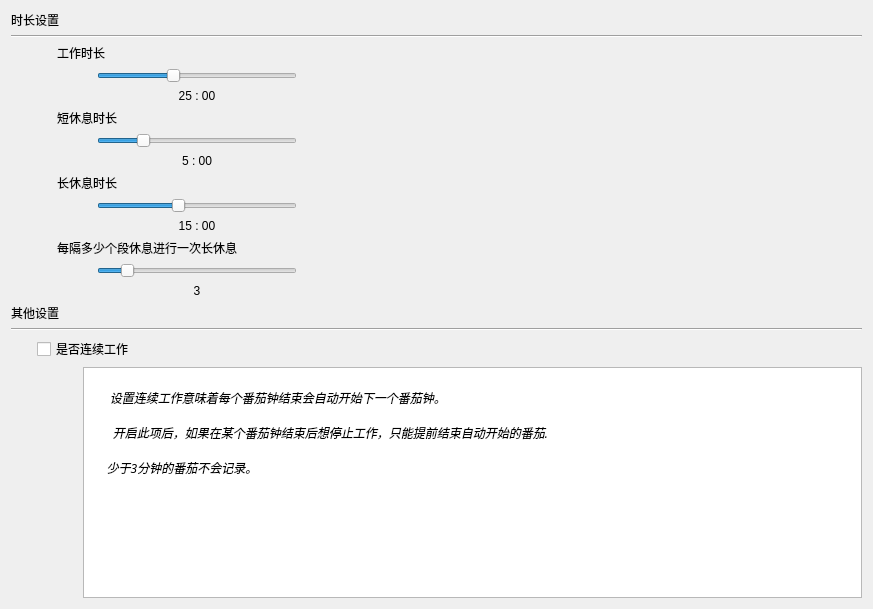
<?xml version="1.0" encoding="UTF-8"?>
<ui version="4.0">
 <class>SettingWidgetPrivate</class>
 <widget class="QWidget" name="SettingWidgetPrivate">
  <property name="geometry">
   <rect>
    <x>0</x>
    <y>0</y>
    <width>873</width>
    <height>609</height>
   </rect>
  </property>
  <property name="font">
   <font>
    <family>Microsoft YaHei UI</family>
    <italic>false</italic>
   </font>
  </property>
  <property name="windowTitle">
   <string>Translate</string>
  </property>
  <layout class="QVBoxLayout" name="verticalLayout">
   <item>
    <layout class="QVBoxLayout" name="main_layout_p_">
     <item>
      <layout class="QGridLayout" name="gridlayout_top_p_">
       <item row="0" column="0" colspan="2">
        <widget class="QLabel" name="time_remind_label_p_">
         <property name="font">
          <font>
           <family>Microsoft YaHei UI</family>
           <italic>false</italic>
          </font>
         </property>
         <property name="text">
          <string>时长设置</string>
         </property>
        </widget>
       </item>
       <item row="1" column="0" colspan="2">
        <widget class="Line" name="line">
         <property name="orientation">
          <enum>Qt::Orientation::Horizontal</enum>
         </property>
        </widget>
       </item>
       <item row="2" column="0">
        <spacer name="spacer_left_p_">
         <property name="orientation">
          <enum>Qt::Orientation::Horizontal</enum>
         </property>
         <property name="sizeType">
          <enum>QSizePolicy::Policy::Minimum</enum>
         </property>
         <property name="sizeHint" stdset="0">
          <size>
           <width>40</width>
           <height>20</height>
          </size>
         </property>
        </spacer>
       </item>
       <item row="2" column="1">
        <layout class="QVBoxLayout" name="time_setting_layout_p_">
         <item>
          <widget class="QLabel" name="work_remind_label_p">
           <property name="font">
            <font>
             <family>Microsoft YaHei UI</family>
             <italic>false</italic>
            </font>
           </property>
           <property name="text">
            <string>工作时长</string>
           </property>
          </widget>
         </item>
         <item>
          <layout class="QHBoxLayout" name="horizontalLayout_1">
           <item>
            <spacer name="spacer_1_1_p_">
             <property name="orientation">
              <enum>Qt::Orientation::Horizontal</enum>
             </property>
             <property name="sizeType">
              <enum>QSizePolicy::Policy::Fixed</enum>
             </property>
             <property name="sizeHint" stdset="0">
              <size>
               <width>40</width>
               <height>20</height>
              </size>
             </property>
            </spacer>
           </item>
           <item>
            <layout class="QVBoxLayout" name="verticallayout_p_">
             <item>
              <widget class="QSlider" name="work_slider_p_">
               <property name="sizePolicy">
                <sizepolicy hsizetype="Expanding" vsizetype="Fixed">
                 <horstretch>0</horstretch>
                 <verstretch>0</verstretch>
                </sizepolicy>
               </property>
               <property name="maximumSize">
                <size>
                 <width>200</width>
                 <height>16777215</height>
                </size>
               </property>
               <property name="cursor">
                <cursorShape>PointingHandCursor</cursorShape>
               </property>
               <property name="styleSheet">
                <string notr="true"/>
               </property>
               <property name="minimum">
                <number>10</number>
               </property>
               <property name="maximum">
                <number>50</number>
               </property>
               <property name="sliderPosition">
                <number>25</number>
               </property>
               <property name="orientation">
                <enum>Qt::Orientation::Horizontal</enum>
               </property>
              </widget>
             </item>
             <item>
              <widget class="QLabel" name="work_label_p_">
               <property name="sizePolicy">
                <sizepolicy hsizetype="Fixed" vsizetype="Preferred">
                 <horstretch>0</horstretch>
                 <verstretch>0</verstretch>
                </sizepolicy>
               </property>
               <property name="maximumSize">
                <size>
                 <width>200</width>
                 <height>16777215</height>
                </size>
               </property>
               <property name="font">
                <font>
                 <family>Microsoft YaHei UI</family>
                 <italic>false</italic>
                </font>
               </property>
               <property name="text">
                <string>25 : 00</string>
               </property>
               <property name="alignment">
                <set>Qt::AlignmentFlag::AlignCenter</set>
               </property>
              </widget>
             </item>
            </layout>
           </item>
           <item>
            <spacer name="spacer_1_2_p_">
             <property name="orientation">
              <enum>Qt::Orientation::Horizontal</enum>
             </property>
             <property name="sizeHint" stdset="0">
              <size>
               <width>40</width>
               <height>20</height>
              </size>
             </property>
            </spacer>
           </item>
          </layout>
         </item>
         <item>
          <widget class="QLabel" name="shortbreak_remind_label_p">
           <property name="font">
            <font>
             <family>Microsoft YaHei UI</family>
             <italic>false</italic>
            </font>
           </property>
           <property name="text">
            <string>短休息时长</string>
           </property>
          </widget>
         </item>
         <item>
          <layout class="QHBoxLayout" name="horizontalLayout_2">
           <item>
            <spacer name="spacer_2_1_p_">
             <property name="orientation">
              <enum>Qt::Orientation::Horizontal</enum>
             </property>
             <property name="sizeType">
              <enum>QSizePolicy::Policy::Minimum</enum>
             </property>
             <property name="sizeHint" stdset="0">
              <size>
               <width>40</width>
               <height>20</height>
              </size>
             </property>
            </spacer>
           </item>
           <item>
            <layout class="QVBoxLayout" name="verticallayout_2_p_">
             <item>
              <widget class="QSlider" name="shortbreak_slider_p_">
               <property name="maximumSize">
                <size>
                 <width>200</width>
                 <height>16777215</height>
                </size>
               </property>
               <property name="styleSheet">
                <string notr="true"/>
               </property>
               <property name="minimum">
                <number>1</number>
               </property>
               <property name="maximum">
                <number>20</number>
               </property>
               <property name="sliderPosition">
                <number>5</number>
               </property>
               <property name="orientation">
                <enum>Qt::Orientation::Horizontal</enum>
               </property>
              </widget>
             </item>
             <item>
              <widget class="QLabel" name="short_break_p_">
               <property name="maximumSize">
                <size>
                 <width>200</width>
                 <height>16777215</height>
                </size>
               </property>
               <property name="font">
                <font>
                 <family>Microsoft YaHei UI</family>
                 <italic>false</italic>
                </font>
               </property>
               <property name="text">
                <string>5 : 00</string>
               </property>
               <property name="alignment">
                <set>Qt::AlignmentFlag::AlignCenter</set>
               </property>
              </widget>
             </item>
            </layout>
           </item>
           <item>
            <spacer name="spacer_2_2_p_">
             <property name="orientation">
              <enum>Qt::Orientation::Horizontal</enum>
             </property>
             <property name="sizeHint" stdset="0">
              <size>
               <width>40</width>
               <height>20</height>
              </size>
             </property>
            </spacer>
           </item>
          </layout>
         </item>
         <item>
          <widget class="QLabel" name="longbreak_remind_label_p">
           <property name="font">
            <font>
             <family>Microsoft YaHei UI</family>
             <italic>false</italic>
            </font>
           </property>
           <property name="text">
            <string>长休息时长</string>
           </property>
          </widget>
         </item>
         <item>
          <layout class="QHBoxLayout" name="horizontalLayout">
           <item>
            <spacer name="spacer_3_1_p_">
             <property name="orientation">
              <enum>Qt::Orientation::Horizontal</enum>
             </property>
             <property name="sizeType">
              <enum>QSizePolicy::Policy::Minimum</enum>
             </property>
             <property name="sizeHint" stdset="0">
              <size>
               <width>40</width>
               <height>20</height>
              </size>
             </property>
            </spacer>
           </item>
           <item>
            <layout class="QVBoxLayout" name="verticallayout_3_p_">
             <item>
              <widget class="QSlider" name="long_break_slider_p_">
               <property name="maximumSize">
                <size>
                 <width>200</width>
                 <height>16777215</height>
                </size>
               </property>
               <property name="styleSheet">
                <string notr="true"/>
               </property>
               <property name="minimum">
                <number>5</number>
               </property>
               <property name="maximum">
                <number>30</number>
               </property>
               <property name="sliderPosition">
                <number>15</number>
               </property>
               <property name="orientation">
                <enum>Qt::Orientation::Horizontal</enum>
               </property>
              </widget>
             </item>
             <item>
              <widget class="QLabel" name="long_break_label_p_">
               <property name="maximumSize">
                <size>
                 <width>200</width>
                 <height>16777215</height>
                </size>
               </property>
               <property name="font">
                <font>
                 <family>Microsoft YaHei UI</family>
                 <italic>false</italic>
                </font>
               </property>
               <property name="text">
                <string>15 : 00</string>
               </property>
               <property name="alignment">
                <set>Qt::AlignmentFlag::AlignCenter</set>
               </property>
              </widget>
             </item>
            </layout>
           </item>
           <item>
            <spacer name="spacer_3_2_p_">
             <property name="orientation">
              <enum>Qt::Orientation::Horizontal</enum>
             </property>
             <property name="sizeHint" stdset="0">
              <size>
               <width>40</width>
               <height>20</height>
              </size>
             </property>
            </spacer>
           </item>
          </layout>
         </item>
         <item>
          <widget class="QLabel" name="break_time_label_p">
           <property name="text">
            <string>每隔多少个段休息进行一次长休息</string>
           </property>
          </widget>
         </item>
         <item>
          <layout class="QHBoxLayout" name="horizontalLayout_3">
           <item>
            <spacer name="spacer_4_1_p_">
             <property name="orientation">
              <enum>Qt::Orientation::Horizontal</enum>
             </property>
             <property name="sizeType">
              <enum>QSizePolicy::Policy::Minimum</enum>
             </property>
             <property name="sizeHint" stdset="0">
              <size>
               <width>40</width>
               <height>20</height>
              </size>
             </property>
            </spacer>
           </item>
           <item>
            <layout class="QVBoxLayout" name="verticallayout_3_p_1">
             <item>
              <widget class="QSlider" name="break_time_slider_p_">
               <property name="maximumSize">
                <size>
                 <width>200</width>
                 <height>16777215</height>
                </size>
               </property>
               <property name="styleSheet">
                <string notr="true"/>
               </property>
               <property name="minimum">
                <number>2</number>
               </property>
               <property name="maximum">
                <number>10</number>
               </property>
               <property name="value">
                <number>3</number>
               </property>
               <property name="sliderPosition">
                <number>3</number>
               </property>
               <property name="orientation">
                <enum>Qt::Orientation::Horizontal</enum>
               </property>
              </widget>
             </item>
             <item>
              <widget class="QLabel" name="break_time_label_p_">
               <property name="maximumSize">
                <size>
                 <width>200</width>
                 <height>16777215</height>
                </size>
               </property>
               <property name="font">
                <font>
                 <family>Microsoft YaHei UI</family>
                 <italic>false</italic>
                </font>
               </property>
               <property name="text">
                <string>3</string>
               </property>
               <property name="alignment">
                <set>Qt::AlignmentFlag::AlignCenter</set>
               </property>
              </widget>
             </item>
            </layout>
           </item>
           <item>
            <spacer name="spacer_4_2_p_">
             <property name="orientation">
              <enum>Qt::Orientation::Horizontal</enum>
             </property>
             <property name="sizeHint" stdset="0">
              <size>
               <width>40</width>
               <height>20</height>
              </size>
             </property>
            </spacer>
           </item>
          </layout>
         </item>
        </layout>
       </item>
      </layout>
     </item>
     <item>
      <layout class="QGridLayout" name="gridLayout_3">
       <item row="0" column="0" colspan="2">
        <widget class="QLabel" name="other_setting_label_p_">
         <property name="font">
          <font>
           <family>Microsoft YaHei UI</family>
           <italic>false</italic>
          </font>
         </property>
         <property name="text">
          <string>其他设置</string>
         </property>
        </widget>
       </item>
       <item row="1" column="0" colspan="2">
        <widget class="Line" name="line_bottom_p_">
         <property name="orientation">
          <enum>Qt::Orientation::Horizontal</enum>
         </property>
        </widget>
       </item>
       <item row="2" column="0">
        <spacer name="spacer_bottom_left_p_">
         <property name="orientation">
          <enum>Qt::Orientation::Horizontal</enum>
         </property>
         <property name="sizeType">
          <enum>QSizePolicy::Policy::Minimum</enum>
         </property>
         <property name="sizeHint" stdset="0">
          <size>
           <width>20</width>
           <height>20</height>
          </size>
         </property>
        </spacer>
       </item>
       <item row="2" column="1">
        <layout class="QGridLayout" name="gridLayout_2">
         <item row="1" column="0">
          <spacer name="spacer_bottom_right_p_">
           <property name="orientation">
            <enum>Qt::Orientation::Horizontal</enum>
           </property>
           <property name="sizeType">
            <enum>QSizePolicy::Policy::Minimum</enum>
           </property>
           <property name="sizeHint" stdset="0">
            <size>
             <width>40</width>
             <height>20</height>
            </size>
           </property>
          </spacer>
         </item>
         <item row="1" column="1">
          <widget class="QPlainTextEdit" name="plainTextEdit">
           <property name="font">
            <font>
             <family>Microsoft JhengHei UI Light</family>
             <italic>true</italic>
            </font>
           </property>
           <property name="verticalScrollBarPolicy">
            <enum>Qt::ScrollBarPolicy::ScrollBarAlwaysOff</enum>
           </property>
           <property name="horizontalScrollBarPolicy">
            <enum>Qt::ScrollBarPolicy::ScrollBarAlwaysOff</enum>
           </property>
           <property name="readOnly">
            <bool>true</bool>
           </property>
           <property name="plainText">
            <string>
       设置连续工作意味着每个番茄钟结束会自动开始下一个番茄钟。

        开启此项后，如果在某个番茄钟结束后想停止工作，只能提前结束自动开始的番茄.

      少于3分钟的番茄不会记录。
                                                </string>
           </property>
           <property name="backgroundVisible">
            <bool>false</bool>
           </property>
          </widget>
         </item>
         <item row="0" column="0" colspan="2">
          <widget class="QCheckBox" name="check_box_p_">
           <property name="font">
            <font>
             <family>Microsoft YaHei UI</family>
             <italic>false</italic>
            </font>
           </property>
           <property name="text">
            <string>是否连续工作</string>
           </property>
          </widget>
         </item>
        </layout>
       </item>
      </layout>
     </item>
    </layout>
   </item>
  </layout>
 </widget>
 <layoutdefault spacing="6" margin="11"/>
 <resources/>
 <connections/>
</ui>
